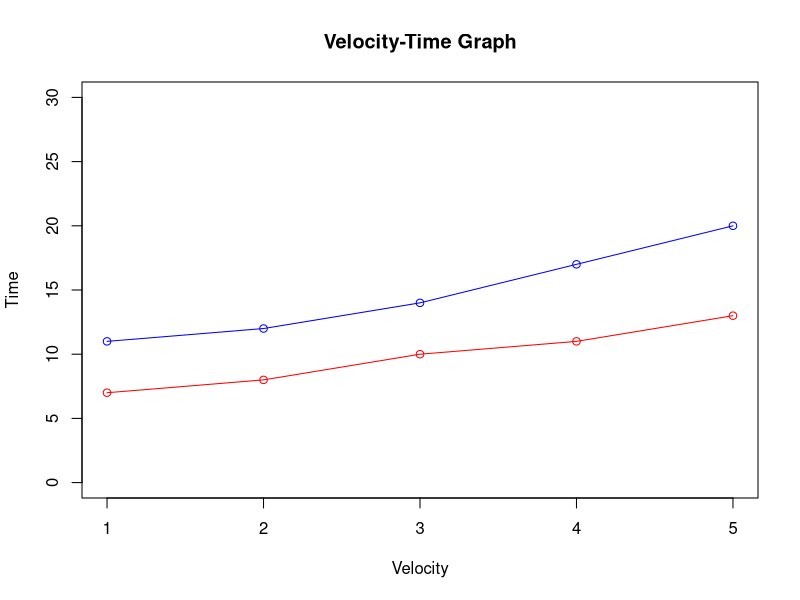

This figure's R source:
velocity <- c(1,2,3,4,5)

a <- c(11,12,14,17,20)
b <- c(7,8,10,11,13)

plot(velocity, a, type = "o", col = "blue", xlab = "Velocity", ylab = "Time", ylim = c(0, 30), main = "Velocity-Time Graph")
lines(velocity, b, type = "o", col = "red")
